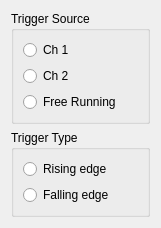
<?xml version="1.0" encoding="UTF-8"?>
<ui version="4.0">
 <class>TriggerControl</class>
 <widget class="QWidget" name="TriggerControl">
  <property name="geometry">
   <rect>
    <x>0</x>
    <y>0</y>
    <width>161</width>
    <height>224</height>
   </rect>
  </property>
  <property name="sizePolicy">
   <sizepolicy hsizetype="Minimum" vsizetype="Preferred">
    <horstretch>0</horstretch>
    <verstretch>0</verstretch>
   </sizepolicy>
  </property>
  <property name="windowTitle">
   <string>Form</string>
  </property>
  <layout class="QVBoxLayout" name="verticalLayout_2">
   <item>
    <widget class="QGroupBox" name="groupBox">
     <property name="title">
      <string>Trigger Source</string>
     </property>
     <layout class="QVBoxLayout" name="verticalLayout">
      <item>
       <widget class="QRadioButton" name="radioButtonCh1">
        <property name="text">
         <string>Ch 1</string>
        </property>
       </widget>
      </item>
      <item>
       <widget class="QRadioButton" name="radioButtonCh2">
        <property name="text">
         <string>Ch 2</string>
        </property>
       </widget>
      </item>
      <item>
       <widget class="QRadioButton" name="radioButtonFree">
        <property name="text">
         <string>Free Running</string>
        </property>
       </widget>
      </item>
     </layout>
    </widget>
   </item>
   <item>
    <widget class="QGroupBox" name="groupBox_2">
     <property name="title">
      <string>Trigger Type</string>
     </property>
     <layout class="QVBoxLayout" name="verticalLayout_3">
      <item>
       <widget class="QRadioButton" name="radioButtonRising">
        <property name="text">
         <string>Rising edge</string>
        </property>
       </widget>
      </item>
      <item>
       <widget class="QRadioButton" name="radioButtonFalling">
        <property name="text">
         <string>Falling edge</string>
        </property>
       </widget>
      </item>
     </layout>
    </widget>
   </item>
  </layout>
 </widget>
 <resources/>
 <connections/>
</ui>
